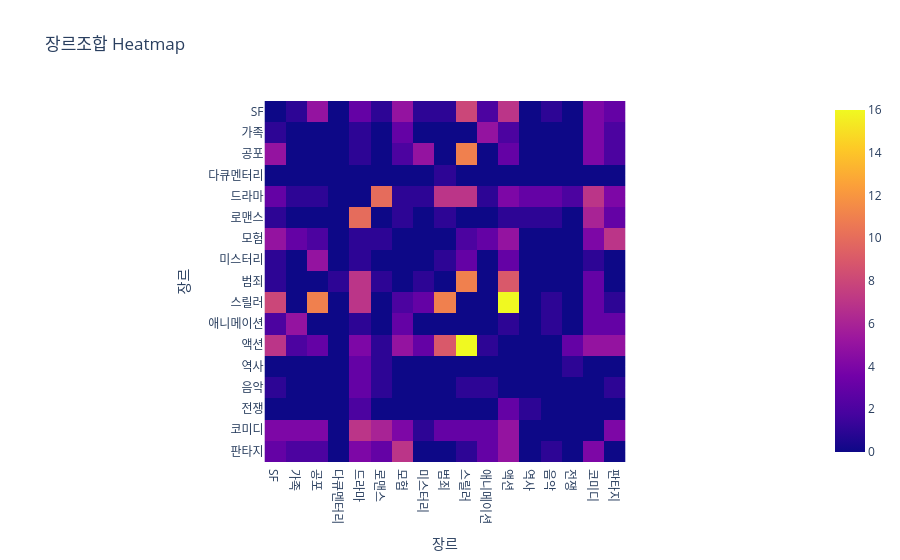

Notebook source saved alongside this figure:
### Code cell
# 히트맵 차트 : 색상 사용정도 분류 : 색상 진해지면, 색상 연해지면
# 상관관계 : 피어슨 상관계수 -> 공분산, 표쥰편차, 분산
# 건성 x -> 상담
# 흥미 -> FM -> 진행

# 특정 장르들의 집합 (액션, 스릴러, 범죄) / (액션, 판타지, 스릴러)
# 액션 주로 어떤 장르와 많이 섞일까?
# 범죄 장르는 어떤 장르와 혼합?
# 액션, 범죄 상관관계?
# 스릴러, 드라마 상관관계?

# (액션, 스릴러, 범죄) => 100개의 영화가운데 몇번 등장
# 2, 4, 5, 7
# (a, b)
import pandas as pd
import plotly.express as px
from collections import Counter
from itertools import combinations

movie_to_genres = (
    df_g.groupby("id") ["genre"]
    .apply(lambda s: sorted(set([x for x in s if isinstance(x, str) and x.strip()])))
    .to_dict()
)

pair_counter=Counter()

for genres in movie_to_genres.values() :
    for a, b in combinations(genres, 2) :
        pair_counter[(a, b)] += 1
        pair_counter[(b, a)] += 1

all_genres = sorted(set(df_g["genre"].dropna().unique()))
mat = pd.DataFrame(0, index=all_genres, columns=all_genres, dtype=int)

for (a, b), v in pair_counter.items() :
    if a in mat.index and b in mat.columns :
        mat.loc[a, b] = v

fig = px.imshow(
    mat,
    title="장르조합 Heatmap"
    
)
fig.update_layout(xaxis_title="장르", yaxis_title="장르")
fig.show()


#na =not available = 사용불가능한 값 = 결측치
#explode -> 동일한 이름 장르가 여러번 등장

### Figure 1 — Plotly figure (JSON) as saved in the notebook; plotly's stock layout.template omitted (floating-point values rounded to 4 significant figures; data arrays with more than 128 entries replaced by an {"elided": "..."} marker saying what was removed)
{"data": [{"coloraxis": "coloraxis", "hovertemplate": "x: %{x}<br>y: %{y}<br>color: %{z}<extra></extra>", "name": "0", "type": "heatmap", "x": ["SF", "가족", "공포", "다큐멘터리", "드라마", "로맨스", "모험", "미스터리", "범죄", "스릴러", "애니메이션", "액션", "역사", "음악", "전쟁", "코미디", "판타지"], "xaxis": "x", "y": ["SF", "가족", "공포", "다큐멘터리", "드라마", "로맨스", "모험", "미스터리", "범죄", "스릴러", "애니메이션", "액션", "역사", "음악", "전쟁", "코미디", "판타지"], "yaxis": "y", "z": {"elided": "17x17 int values"}}], "layout": {"coloraxis": {"colorscale": [[0, "#0d0887"], [0.1111, "#46039f"], [0.2222, "#7201a8"], [0.3333, "#9c179e"], [0.4444, "#bd3786"], [0.5556, "#d8576b"], [0.6667, "#ed7953"], [0.7778, "#fb9f3a"], [0.8889, "#fdca26"], [1, "#f0f921"]]}, "title": {"text": "장르조합 Heatmap"}, "xaxis": {"anchor": "y", "constrain": "domain", "domain": [0, 1], "scaleanchor": "y", "title": {"text": "장르"}}, "yaxis": {"anchor": "x", "autorange": "reversed", "constrain": "domain", "domain": [0, 1], "title": {"text": "장르"}}}}
